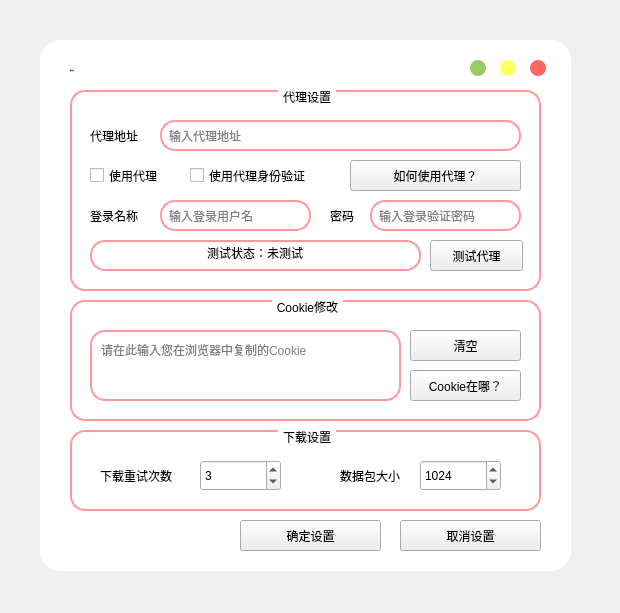
<?xml version="1.0" encoding="UTF-8"?>
<ui version="4.0">
 <class>Form</class>
 <widget class="QWidget" name="Form">
  <property name="geometry">
   <rect>
    <x>0</x>
    <y>0</y>
    <width>620</width>
    <height>613</height>
   </rect>
  </property>
  <property name="windowTitle">
   <string>高级设置</string>
  </property>
  <property name="windowIcon">
   <iconset resource="images_dl.qrc">
    <normaloff>:/Icon/images/bilidownloader.ico</normaloff>:/Icon/images/bilidownloader.ico</iconset>
  </property>
  <property name="styleSheet">
   <string notr="true">*{
	font: 14px &quot;Microsoft YaHei&quot;;
	color:rgb(0, 0, 0);
}
/* 主体颜色
.QWidget#centralwidget{
	background-color: rgb(156, 156, 156);
	border-radius:20px;
} */
QLabel{
	color: rgb(0, 0, 0);
}

.QWidget#mainwidget{
	background-color: rgb(255, 255, 255);
	border-radius:20px;
}

/* 编辑框样式 */
QLineEdit{
	color: rgb(0, 0, 0);
	background-color: rgb(255, 255, 255);
	border-radius: 15px;
	border: 2px solid rgb(255, 153, 153);
	padding-left: 5px;
	padding-right: 5px;
}
QLineEdit:hover{
	color: rgb(0, 0, 0);
	background-color: rgb(255, 238, 238);
}

/* 按钮样式 */
QPushButton[flat=&quot;false&quot;]{
	background-color: rgb(255, 153, 153);
	color: rgb(255, 255, 255);
	border-radius: 15px;
	font: 15px &quot;Microsoft YaHei&quot;;
}
QPushButton:hover{
	background-color: qlineargradient(spread:pad, x1:0, y1:0, x2:1, y2:1, stop:0 rgba(255, 153, 153, 255), stop:1 rgba(255, 136, 136, 255));
}
QPushButton:pressed{
	background-color: qlineargradient(spread:pad, x1:0, y1:0, x2:1, y2:1, stop:0 rgba(190, 115, 115, 255), stop:1 rgba(255, 153, 153, 255));
}
QPushButton#btnclose{
	background-color: rgb(255, 102, 102);
	border-radius:8px;
}
QPushButton#btnclose:pressed{
	background-color: rgb(200, 80, 80);
}
QPushButton#btnmax{
	background-color: rgb(255, 255, 102);
	border-radius:8px;
}
QPushButton#btnmax:pressed{
	background-color: rgb(195, 195, 78);
}
QPushButton#btnmin{
	background-color: rgb(153, 204, 102);
	border-radius:8px;
}
QPushButton#btnmin:pressed{
	background-color: rgb(126, 168, 83);
}

/* 进度条样式 */
QProgressBar{
	border: 2px solid rgb(255, 153, 153);
	height: 10px;
	background-color: rgb(255, 255, 255);
	font: 16px &quot;Microsoft YaHei&quot;;
	border-radius:6px;
	color: rgb(0, 0, 0);
}
QProgressBar::chunk{
	background-color: rgb(255, 204, 153);
	border-radius:6px;
}

/* 选择表样式 */
QListWidget{
	border: 2px solid rgb(255, 153, 153);
	border-radius:15px;
	padding: 5px;
	background-color: rgb(255, 255, 255);
}
QListWidget::item{
	border: 1px dashed rgb(255, 204, 153);
	border-radius: 5px;
	color: rgb(0, 0, 0);
	background-color: rgb(255, 255, 255);
}
QListWidget::item:hover{
	color: rgb(0, 0, 0);
	background-color: rgb(255, 204, 153);
}
QListWidget::item:focus{
	color: rgb(0, 0, 0);
}

/* 选择框样式 */
QComboBox{
	border-radius: 15px;
	border: 2px solid rgb(255, 153, 153);
	padding-left: 5px;
	padding-right: 5px;
	color: rgb(0, 0, 0);
	background-color: rgb(255, 255, 255);
}
QComboBox:hover{
	color: rgb(0, 0, 0);
	background: rgb(255, 238, 238)
}
QComboBox QAbstractItemView{
	border: 2px solid rgb(255, 153, 153);
	selection-background-color: rgb(255, 204, 153)
}
QComboBox::drop-down {
     subcontrol-origin: padding;
     subcontrol- position :  top  left;
     width :  28px ;
     border: none;
}
QComboBox::down-arrow{
	image: url(:/combo/images/dd.png);
}
QComboBox::down-arrow:hover{
	image: url(:/combo/images/dd1.png);
}
QComboBox::down-arrow:pressed{
	image: url(:/combo/images/dd2.png);
}

/* 文本框样式 */
QPlainTextEdit{
	border-radius: 15px;
	border: 2px solid rgb(255, 153, 153);
	padding: 5px;
	color: rgb(0, 0, 0);
	background-color: rgb(255, 255, 255);
}

/* Title Frame样式 */
QFrame#title{
	background-image: url(:/title/images/title.png);
	border: none;
}

/* 分组框样式 */
QGroupBox{
	border: 2px solid rgb(255, 153, 153);
	border-radius: 15px;
	margin-top: 2ex;
}
QGroupBox::title{
	subcontrol-origin: margin;
	subcontrol-position: top center;
	padding: 0 3px;
	color: rgb(0, 0, 0);
}

/* 组合框样式 */
QCheckBox{
	color: rgb(0, 0, 0);
}


/* 树形框样式 */
QTreeWidget{
	color: rgb(0, 0, 0);
	background-color: rgb(255, 255, 255);
	border: 2px solid rgb(255, 153, 153);
	border-radius: 15px;
	padding: 5px;
}
QTreeWidget::item{
	color: rgb(0, 0, 0);
	background-color: rgb(255, 255, 255);
	border: 1px dashed rgb(255, 204, 153);
	border-radius: 5px;
}
QTreeWidget::item:hover{
	color: rgb(0, 0, 0);
	background-color: rgb(255, 204, 153);
}
</string>
  </property>
  <widget class="QWidget" name="mainwidget" native="true">
   <property name="geometry">
    <rect>
     <x>40</x>
     <y>40</y>
     <width>531</width>
     <height>531</height>
    </rect>
   </property>
   <widget class="QPushButton" name="btnmax">
    <property name="geometry">
     <rect>
      <x>460</x>
      <y>20</y>
      <width>16</width>
      <height>16</height>
     </rect>
    </property>
    <property name="text">
     <string/>
    </property>
    <property name="flat">
     <bool>true</bool>
    </property>
   </widget>
   <widget class="QPushButton" name="btnclose">
    <property name="geometry">
     <rect>
      <x>490</x>
      <y>20</y>
      <width>16</width>
      <height>16</height>
     </rect>
    </property>
    <property name="text">
     <string/>
    </property>
    <property name="flat">
     <bool>true</bool>
    </property>
   </widget>
   <widget class="QPushButton" name="btnmin">
    <property name="geometry">
     <rect>
      <x>430</x>
      <y>20</y>
      <width>16</width>
      <height>16</height>
     </rect>
    </property>
    <property name="text">
     <string/>
    </property>
    <property name="flat">
     <bool>true</bool>
    </property>
   </widget>
   <widget class="QLabel" name="label">
    <property name="geometry">
     <rect>
      <x>30</x>
      <y>10</y>
      <width>111</width>
      <height>41</height>
     </rect>
    </property>
    <property name="font">
     <font>
      <family>微软雅黑</family>
      <pointsize>-1</pointsize>
      <weight>50</weight>
      <italic>false</italic>
      <bold>false</bold>
     </font>
    </property>
    <property name="styleSheet">
     <string notr="true">*{
	font: 18px &quot;微软雅黑&quot;;
}
</string>
    </property>
    <property name="text">
     <string>高级设置</string>
    </property>
   </widget>
   <widget class="QGroupBox" name="groupBox">
    <property name="geometry">
     <rect>
      <x>30</x>
      <y>260</y>
      <width>471</width>
      <height>121</height>
     </rect>
    </property>
    <property name="title">
     <string>Cookie修改</string>
    </property>
    <widget class="QPushButton" name="btn_cleanplain">
     <property name="geometry">
      <rect>
       <x>340</x>
       <y>30</y>
       <width>111</width>
       <height>31</height>
      </rect>
     </property>
     <property name="text">
      <string>清空</string>
     </property>
    </widget>
    <widget class="QPlainTextEdit" name="edit_cookies">
     <property name="geometry">
      <rect>
       <x>20</x>
       <y>30</y>
       <width>311</width>
       <height>71</height>
      </rect>
     </property>
     <property name="placeholderText">
      <string>请在此输入您在浏览器中复制的Cookie</string>
     </property>
    </widget>
    <widget class="QPushButton" name="btn_wherecookie">
     <property name="geometry">
      <rect>
       <x>340</x>
       <y>70</y>
       <width>111</width>
       <height>31</height>
      </rect>
     </property>
     <property name="text">
      <string>Cookie在哪？</string>
     </property>
    </widget>
   </widget>
   <widget class="QGroupBox" name="groupBox_2">
    <property name="geometry">
     <rect>
      <x>30</x>
      <y>50</y>
      <width>471</width>
      <height>201</height>
     </rect>
    </property>
    <property name="title">
     <string>代理设置</string>
    </property>
    <widget class="QLineEdit" name="lineEdit">
     <property name="geometry">
      <rect>
       <x>90</x>
       <y>30</y>
       <width>361</width>
       <height>31</height>
      </rect>
     </property>
     <property name="placeholderText">
      <string>输入代理地址</string>
     </property>
    </widget>
    <widget class="QLabel" name="label_2">
     <property name="geometry">
      <rect>
       <x>20</x>
       <y>30</y>
       <width>72</width>
       <height>31</height>
      </rect>
     </property>
     <property name="text">
      <string>代理地址</string>
     </property>
    </widget>
    <widget class="QPushButton" name="btn_testProxy">
     <property name="geometry">
      <rect>
       <x>360</x>
       <y>150</y>
       <width>93</width>
       <height>31</height>
      </rect>
     </property>
     <property name="text">
      <string>测试代理</string>
     </property>
    </widget>
    <widget class="QCheckBox" name="cb_useProxy">
     <property name="geometry">
      <rect>
       <x>20</x>
       <y>70</y>
       <width>101</width>
       <height>31</height>
      </rect>
     </property>
     <property name="text">
      <string>使用代理</string>
     </property>
    </widget>
    <widget class="QPushButton" name="btn_huseProxy">
     <property name="geometry">
      <rect>
       <x>280</x>
       <y>70</y>
       <width>171</width>
       <height>31</height>
      </rect>
     </property>
     <property name="text">
      <string>如何使用代理？</string>
     </property>
    </widget>
    <widget class="QLineEdit" name="lineEdit_test">
     <property name="enabled">
      <bool>true</bool>
     </property>
     <property name="geometry">
      <rect>
       <x>20</x>
       <y>150</y>
       <width>331</width>
       <height>31</height>
      </rect>
     </property>
     <property name="styleSheet">
      <string notr="true">/* 编辑框样式 */
QLineEdit{
	border-radius: 15px;
	border: 2px solid rgb(255, 153, 153);
	padding-left: 5px;
	padding-right: 5px;
}</string>
     </property>
     <property name="text">
      <string>测试状态：未测试</string>
     </property>
     <property name="alignment">
      <set>Qt::AlignCenter</set>
     </property>
     <property name="readOnly">
      <bool>true</bool>
     </property>
    </widget>
    <widget class="QCheckBox" name="cb_useAuth">
     <property name="geometry">
      <rect>
       <x>120</x>
       <y>70</y>
       <width>151</width>
       <height>31</height>
      </rect>
     </property>
     <property name="text">
      <string>使用代理身份验证</string>
     </property>
    </widget>
    <widget class="QLineEdit" name="le_AuthUsr">
     <property name="geometry">
      <rect>
       <x>90</x>
       <y>110</y>
       <width>151</width>
       <height>31</height>
      </rect>
     </property>
     <property name="placeholderText">
      <string>输入登录用户名</string>
     </property>
    </widget>
    <widget class="QLabel" name="label_5">
     <property name="geometry">
      <rect>
       <x>20</x>
       <y>110</y>
       <width>72</width>
       <height>31</height>
      </rect>
     </property>
     <property name="text">
      <string>登录名称</string>
     </property>
    </widget>
    <widget class="QLabel" name="label_6">
     <property name="geometry">
      <rect>
       <x>260</x>
       <y>110</y>
       <width>31</width>
       <height>31</height>
      </rect>
     </property>
     <property name="text">
      <string>密码</string>
     </property>
    </widget>
    <widget class="QLineEdit" name="le_AuthPwd">
     <property name="geometry">
      <rect>
       <x>300</x>
       <y>110</y>
       <width>151</width>
       <height>31</height>
      </rect>
     </property>
     <property name="placeholderText">
      <string>输入登录验证密码</string>
     </property>
    </widget>
   </widget>
   <widget class="QPushButton" name="btn_editconfig">
    <property name="geometry">
     <rect>
      <x>200</x>
      <y>480</y>
      <width>141</width>
      <height>31</height>
     </rect>
    </property>
    <property name="text">
     <string>确定设置</string>
    </property>
   </widget>
   <widget class="QPushButton" name="btn_cancel">
    <property name="geometry">
     <rect>
      <x>360</x>
      <y>480</y>
      <width>141</width>
      <height>31</height>
     </rect>
    </property>
    <property name="text">
     <string>取消设置</string>
    </property>
   </widget>
   <widget class="QGroupBox" name="groupBox_3">
    <property name="geometry">
     <rect>
      <x>30</x>
      <y>390</y>
      <width>471</width>
      <height>81</height>
     </rect>
    </property>
    <property name="title">
     <string>下载设置</string>
    </property>
    <widget class="QLabel" name="label_3">
     <property name="geometry">
      <rect>
       <x>30</x>
       <y>30</y>
       <width>91</width>
       <height>31</height>
      </rect>
     </property>
     <property name="text">
      <string>下载重试次数</string>
     </property>
    </widget>
    <widget class="QLabel" name="label_4">
     <property name="geometry">
      <rect>
       <x>270</x>
       <y>30</y>
       <width>71</width>
       <height>31</height>
      </rect>
     </property>
     <property name="text">
      <string>数据包大小</string>
     </property>
    </widget>
    <widget class="QSpinBox" name="dl_err">
     <property name="geometry">
      <rect>
       <x>130</x>
       <y>30</y>
       <width>81</width>
       <height>31</height>
      </rect>
     </property>
     <property name="minimum">
      <number>0</number>
     </property>
     <property name="value">
      <number>3</number>
     </property>
    </widget>
    <widget class="QSpinBox" name="chunk_size">
     <property name="geometry">
      <rect>
       <x>350</x>
       <y>30</y>
       <width>81</width>
       <height>31</height>
      </rect>
     </property>
     <property name="minimum">
      <number>128</number>
     </property>
     <property name="maximum">
      <number>4096</number>
     </property>
     <property name="value">
      <number>1024</number>
     </property>
    </widget>
   </widget>
  </widget>
 </widget>
 <resources>
  <include location="images_dl.qrc"/>
 </resources>
 <connections>
  <connection>
   <sender>btnclose</sender>
   <signal>clicked()</signal>
   <receiver>Form</receiver>
   <slot>close()</slot>
   <hints>
    <hint type="sourcelabel">
     <x>447</x>
     <y>37</y>
    </hint>
    <hint type="destinationlabel">
     <x>248</x>
     <y>129</y>
    </hint>
   </hints>
  </connection>
 </connections>
</ui>
